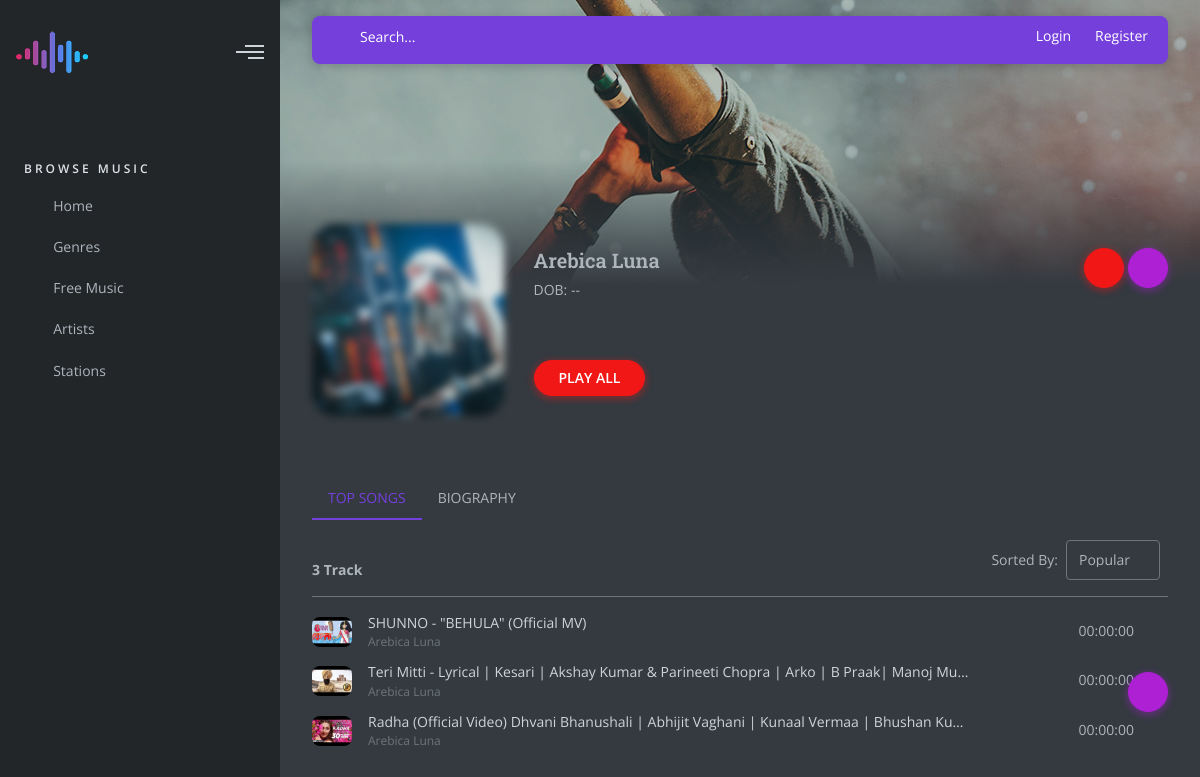
The page /artists/arebica-luna on the database its author committed.
### core/models.py (models this page shows, shortened)
class Artist(models.Model):
    name = models.CharField(max_length=255)
    slug = models.SlugField(unique=True)
    thumbnail = models.ImageField(upload_to="artists", default="artists/default.png")
    bio = models.TextField(verbose_name='Artist Bio', null=True, blank=False)

class Song(models.Model):
    user = models.ForeignKey(User, on_delete=models.CASCADE)
    audio_id = models.CharField(max_length=50, unique=True)
    title = models.CharField(max_length=200, verbose_name="Song name")
    description = models.TextField()
    thumbnail = models.ImageField(upload_to="thumbnails", blank=False)
    song = models.FileField(upload_to=song_directory_path, max_length=500)
    genre = models.ForeignKey(Genre, on_delete=models.DO_NOTHING)
    artists = models.ManyToManyField(Artist, related_name='songs')
    size = models.IntegerField(default=0)
    playtime = models.CharField(max_length=10, default="0.00")
    type = models.CharField(max_length=10)
    price = models.DecimalField(max_digits=5, decimal_places=2, default=0.00)
    featured = models.BooleanField(default=False)
    created_at = models.DateTimeField(verbose_name='Created At', default=timezone.now)
    @property
    def duration(self):
        return str(strftime('%H:%M:%S', gmtime(float(self.playtime))))

### core/views.py (the view)
# urls.py: path('artists/<slug:slug>', ArtistDetailView.as_view(), name='artist-details'),
class ArtistDetailView(DetailView):
    model = Artist
    template_name = 'artists/show.html'
    context_object_name = 'artist'
    slug_field = 'slug'
    slug_url_kwarg = 'slug'
    def get_context_data(self, **kwargs):
        context = super(ArtistDetailView, self).get_context_data(**kwargs)
        context['songs'] = self.get_object().songs.all()
        return context

### templates/artists/show.html (shortened to what this page needs)
{% extends 'layouts/base.html' %}
{% load static %}
{% block content %}
    <main id="pageWrapper">
        <div class="banner bg-artists"></div>
        <div class="main-container">
            <div class="row section text-center text-md-left">
                <div class="col-xl-3 col-lg-4 col-sm-5">
                    <img src="{% static 'images/artists/default.jpg' %}" alt="" class="card-img--radius-lg" style="filter: blur(4px) brightness(.9)">
                </div>
                <div class="col-xl-9 col-lg-8 col-sm-7">
                    <div class="row pt-4">
                        <div class="col-xl-8 col-lg-6">
                            <h5>{{ artist.name }}</h5>
                            <p>DOB: --</p>
                            <div class="text-warning stars"><i class="la la-star"></i> <i class="la la-star"></i> <i class="la la-star"></i> <i class="la la-star"></i> <i class="la la-star-half-empty"></i></div>
                            <div class="mt-4"><a href="javascript:void(0);" class="btn btn-pill btn-air btn-bold btn-danger">Play All</a></div>
                        </div>
                        <div class="col-xl-4 col-lg-6">
                            <div class="pt-3 pt-lg-0 text-lg-right">
                                <button class="btn btn-pill btn-air btn-danger btn-icon-only"><i class="la la-heart-o"></i></button>
                                <button class="btn btn-pill btn-air btn-brand btn-icon-only"><i class="la la-share-alt"></i></button>
                            </div>
                        </div>
                    </div>
                </div>
            </div>
            <div class="section">
                <ul class="nav nav-tabs line-tabs line-tabs-primary text-uppercase mb-4" id="artistDetails" role="tablist">
                    <li class="nav-item"><a class="nav-link active" id="song-tab" data-toggle="tab" href="#song" role="tab" aria-controls="song" aria-selected="true">Top Songs</a></li>
                    <li class="nav-item"><a class="nav-link" id="bio-tab" data-toggle="tab" href="#bio" role="tab" aria-controls="bio" aria-selected="false">Biography</a></li>
                </ul>
                <div class="tab-content" id="artistDetailsContent">
                    <div class="tab-pane fade show active" id="song" role="tabpanel" aria-labelledby="song-tab">
                        <div class="row align-items-end"><span class="col-6 font-weight-bold">{{ songs.count }} Track</span>
                            <div class="col-6 ml-auto">
                                <form action="#" class="form-inline justify-content-end">
                                    <label class="mr-2" for="filter1">Sorted By:</label>
                                    <select class="custom-select mr-sm-2" id="filter1">
                                        <option selected="selected">Popular</option>
                                    </select>
                                </form>
                            </div>
                            <div class="col-12">
                                <hr>
                            </div>
                        </div>
                        <div class="custom-list">
                            {% for song in songs %}
                                <div class="custom-list--item">
                                    <div class="text-dark custom-card--inline">
                                        <div class="custom-card--inline-img">
                                            <img src="{{ song.thumbnail.url }}" alt="" class="card-img--radius-sm">
                                        </div>
                                        <div class="custom-card--inline-desc">
                                            <p class="text-truncate mb-0">{{ song.title }}</p>
                                            <p class="text-truncate text-muted font-sm">{{ artist.name }}</p>
                                        </div>
                                    </div>
                                    <ul class="custom-card--labels d-flex ml-auto">
                                        <li>{{ song.duration }}</li>
                                        {% include 'includes/dropdown.html' %}
                                    </ul>
                                </div>
                            {% endfor %}
                        </div>
                    </div>
                </div>
            </div>
        </div>
    </main>
{% endblock %}

### templates/includes/dropdown.html (shortened to what this page needs)
<li class="dropleft">
    <a href="javascript:void(0);" class="btn btn-icon-only p-0 w-auto h-auto" data-toggle="dropdown"
       aria-haspopup="true" aria-expanded="false">
        <i class="la la-ellipsis-h"></i>
    </a>
</li>

### rows shown on the page
Artist: name "Arebica Luna"
Song: thumbnail (picture), title "SHUNNO - \"BEHULA\" (Official MV)", duration "00:00:00"
Song: thumbnail (picture), title "Teri Mitti - Lyrical | Kesari | Akshay Kumar & Parineeti Chopra | Arko | B Praak| Manoj Mu…", duration "00:00:00"
Song: thumbnail (picture), title "Radha (Official Video) Dhvani Bhanushali | Abhijit Vaghani | Kunaal Vermaa | Bhushan Ku…", duration "00:00:00"

### other values the page prints
{{ songs.count }} "3"
